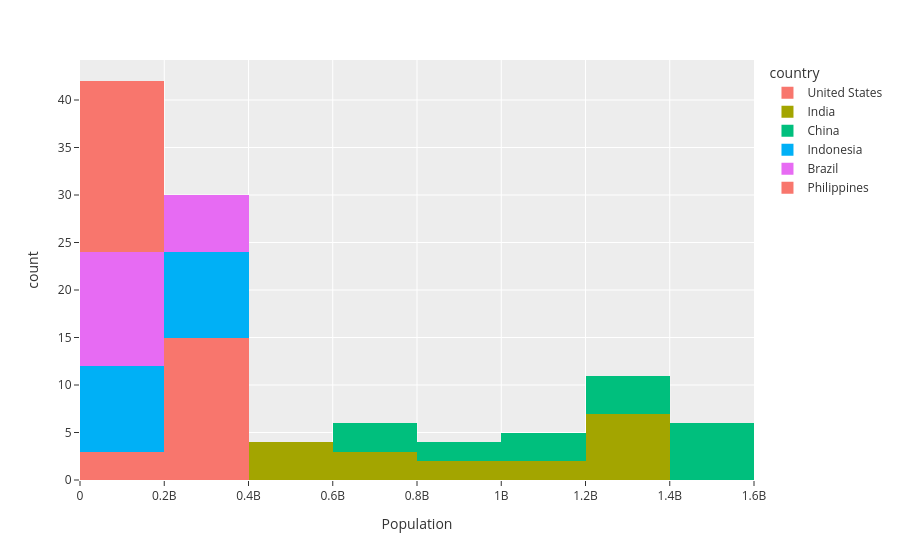

Notebook source saved alongside this figure:
### Markdown cell above
# Histogram

### Code cell
fig = px.histogram(
    df_pivot, 
    template='ggplot2',
    labels={'value': 'Population'}
)
fig.show()

### Figure 1 — Plotly figure (JSON) as saved in the notebook; plotly's stock layout.template omitted (floating-point values rounded to 4 significant figures)
{"data": [{"bingroup": "x", "hovertemplate": "country=United States<br>Population=%{x}<br>count=%{y}<extra></extra>", "legendgroup": "United States", "marker": {"color": "#F8766D", "pattern": {"shape": ""}}, "name": "United States", "orientation": "v", "showlegend": true, "type": "histogram", "x": [171700000.0, 186700000.0, 199700000.0, 209500000.0, 219100000.0, 229500000.0, 240500000.0, 252100000.0, 265200000.0, 281700000.0, 295000000.0, 309000000.0, 320900000.0, 323000000.0, 325100000.0, 327100000.0, 329100000.0, 331000000.0], "xaxis": "x", "yaxis": "y"}, {"bingroup": "x", "hovertemplate": "country=India<br>Population=%{x}<br>count=%{y}<extra></extra>", "legendgroup": "India", "marker": {"color": "#A3A500", "pattern": {"shape": ""}}, "name": "India", "orientation": "v", "showlegend": true, "type": "histogram", "x": [409900000.0, 450500000.0, 499100000.0, 555200000.0, 623100000.0, 699000000.0, 784400000.0, 873300000.0, 963900000.0, 1057000000.0, 1148000000.0, 1234000000.0, 1310000000.0, 1325000000.0, 1339000000.0, 1353000000.0, 1366000000.0, 1380000000.0], "xaxis": "x", "yaxis": "y"}, {"bingroup": "x", "hovertemplate": "country=China<br>Population=%{x}<br>count=%{y}<extra></extra>", "legendgroup": "China", "marker": {"color": "#00BF7D", "pattern": {"shape": ""}}, "name": "China", "orientation": "v", "showlegend": true, "type": "histogram", "x": [612200000.0, 660400000.0, 724200000.0, 827600000.0, 926200000.0, 1000000000.0, 1076000000.0, 1177000000.0, 1241000000.0, 1291000000.0, 1331000000.0, 1369000000.0, 1407000000.0, 1414000000.0, 1421000000.0, 1428000000.0, 1434000000.0, 1439000000.0], "xaxis": "x", "yaxis": "y"}, {"bingroup": "x", "hovertemplate": "country=Indonesia<br>Population=%{x}<br>count=%{y}<extra></extra>", "legendgroup": "Indonesia", "marker": {"color": "#00B0F6", "pattern": {"shape": ""}}, "name": "Indonesia", "orientation": "v", "showlegend": true, "type": "histogram", "x": [77270000.0, 87750000.0, 100300000.0, 114800000.0, 130700000.0, 147400000.0, 165000000.0, 181400000.0, 196900000.0, 211500000.0, 226300000.0, 241800000.0, 258400000.0, 261600000.0, 264700000.0, 267700000.0, 270600000.0, 273500000.0], "xaxis": "x", "yaxis": "y"}, {"bingroup": "x", "hovertemplate": "country=Brazil<br>Population=%{x}<br>count=%{y}<extra></extra>", "legendgroup": "Brazil", "marker": {"color": "#E76BF3", "pattern": {"shape": ""}}, "name": "Brazil", "orientation": "v", "showlegend": true, "type": "histogram", "x": [62530000.0, 72180000.0, 83370000.0, 95110000.0, 107200000.0, 120700000.0, 135300000.0, 149000000.0, 162000000.0, 174800000.0, 186100000.0, 195700000.0, 204500000.0, 206200000.0, 207800000.0, 209500000.0, 211000000.0, 212600000.0], "xaxis": "x", "yaxis": "y"}, {"bingroup": "x", "hovertemplate": "country=Philippines<br>Population=%{x}<br>count=%{y}<extra></extra>", "legendgroup": "Philippines", "marker": {"color": "#F8766D", "pattern": {"shape": ""}}, "name": "Philippines", "orientation": "v", "showlegend": true, "type": "histogram", "x": [22180000.0, 26270000.0, 30910000.0, 35800000.0, 41290000.0, 47360000.0, 54280000.0, 61900000.0, 69780000.0, 77990000.0, 86330000.0, 93970000.0, 102100000.0, 103700000.0, 105200000.0, 106700000.0, 108100000.0, 109600000.0], "xaxis": "x", "yaxis": "y"}], "layout": {"barmode": "relative", "legend": {"title": {"text": "country"}, "tracegroupgap": 0}, "margin": {"t": 60}, "xaxis": {"anchor": "y", "domain": [0, 1], "title": {"text": "Population"}}, "yaxis": {"anchor": "x", "domain": [0, 1], "title": {"text": "count"}}}}
